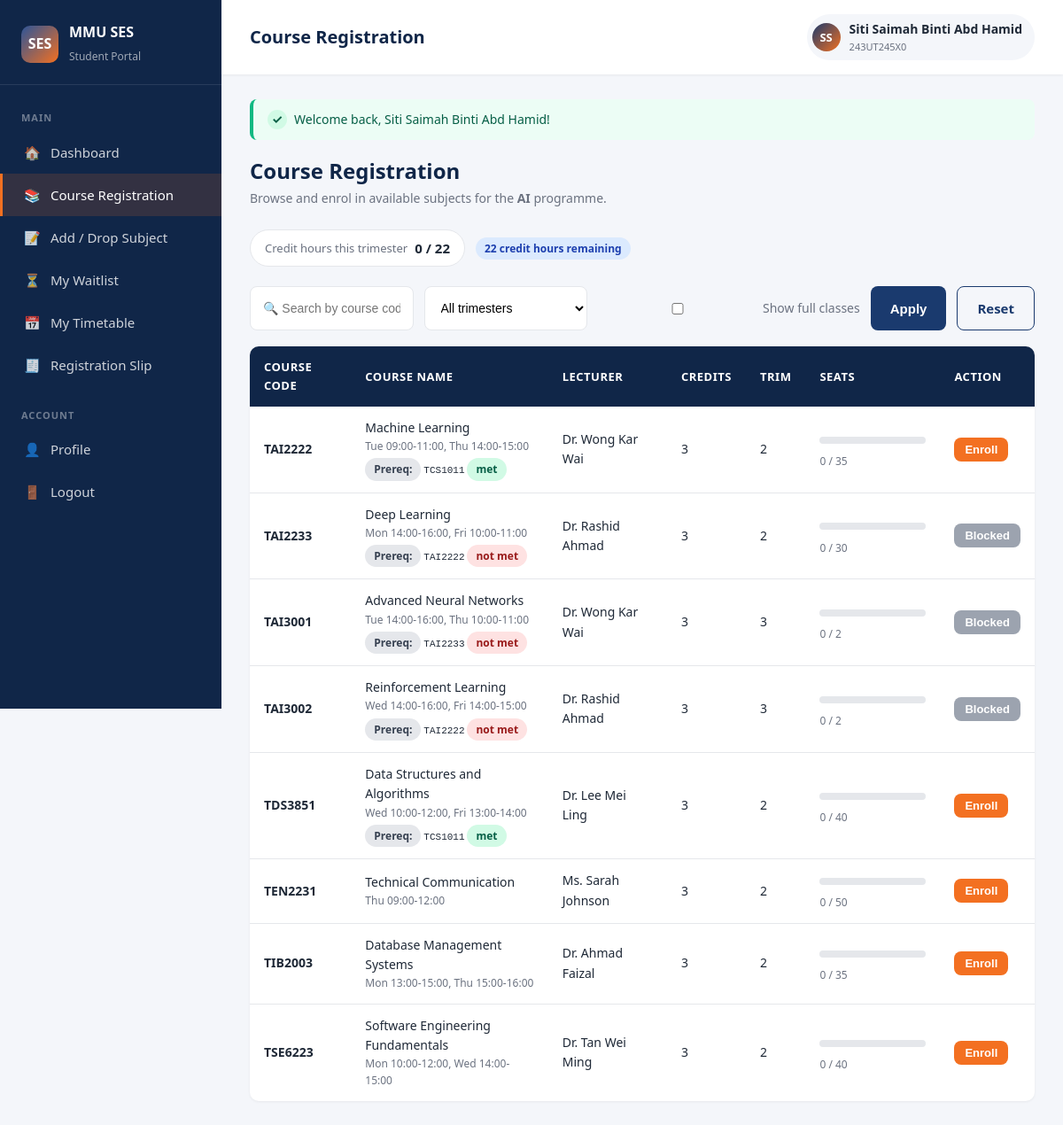
The app's page /student/courses.php (signed in) with its own data.
### tables this page shows
CREATE TABLE courses (
    id              INT AUTO_INCREMENT PRIMARY KEY,
    course_code     VARCHAR(20)  NOT NULL UNIQUE,
    course_name     VARCHAR(150) NOT NULL,
    lecturer_name   VARCHAR(100) NOT NULL,
    credit_hours    INT          NOT NULL DEFAULT 3,
    quota           INT          NOT NULL DEFAULT 30,
    enrolled_count  INT          NOT NULL DEFAULT 0,
    programme       VARCHAR(50)  NOT NULL,
    trimester       INT          NOT NULL DEFAULT 1,
    schedule_info   VARCHAR(200) DEFAULT '',
    created_at      TIMESTAMP    DEFAULT CURRENT_TIMESTAMP
);

CREATE TABLE course_prerequisites (
    id              INT AUTO_INCREMENT PRIMARY KEY,
    course_id       INT NOT NULL,
    prereq_id       INT NOT NULL,
    FOREIGN KEY (course_id) REFERENCES courses(id) ON DELETE CASCADE,
    FOREIGN KEY (prereq_id) REFERENCES courses(id) ON DELETE CASCADE,
    UNIQUE KEY uq_course_prereq (course_id, prereq_id),
    CHECK (course_id <> prereq_id)
);

### includes/bootstrap.php (called while the page is built, shortened)
<?php
spl_autoload_register(function (string $cls): void {
    foreach (['models', 'controllers'] as $dir) {
        $path = APP_ROOT . '/' . $dir . '/' . $cls . '.php';
        if (is_file($path)) {
            return;
        }
    }
});
require_once APP_ROOT . '/includes/auth.php';

### models/Database.php (called while the page is built, shortened)
<?php
class Database {
    private static ?PDO $instance = null;
    public static function pdo(): PDO {
        if (self::$instance === null) {
            $dsn = 'mysql:host=' . DB_HOST
                 . ';dbname=' . DB_NAME
                 . ';charset=utf8mb4';
            try {
                self::$instance = new PDO($dsn, DB_USER, DB_PASS, [
                    PDO::ATTR_ERRMODE            => PDO::ERRMODE_EXCEPTION,
                    PDO::ATTR_DEFAULT_FETCH_MODE => PDO::FETCH_ASSOC,
                    PDO::ATTR_EMULATE_PREPARES   => false,
                ]);
            } catch (PDOException $e) {
                http_response_code(500);
                die(self::renderConnectionError($e->getMessage()));
            }
        }
        return self::$instance;
    }
}

### models/EnrollmentModel.php (called while the page is built, shortened)
<?php
class EnrollmentModel {
    public static function currentCreditHours(int $studentId): int {
        $sql = 'SELECT COALESCE(SUM(c.credit_hours), 0)
                  FROM enrollments e
                  JOIN courses c ON c.id = e.course_id
                 WHERE e.student_id = :sid AND e.status = "enrolled"';
        $stmt = Database::pdo()->prepare($sql);
        $stmt->execute([':sid' => $studentId]);
        return (int)$stmt->fetchColumn();
    }
    public static function completedCourseIds(int $studentId): array {
        $stmt = Database::pdo()->prepare(
            'SELECT course_id FROM enrollments
              WHERE student_id = :sid AND status = "completed"');
        $stmt->execute([':sid' => $studentId]);
        return array_map('intval', $stmt->fetchAll(PDO::FETCH_COLUMN));
    }
}

### models/CourseModel.php (called while the page is built, shortened)
<?php
class CourseModel {
    public static function availableForStudent(int $studentId): array {
        $sql = "SELECT c.*,
                       (c.quota - c.enrolled_count) AS available_seats,
                       CASE WHEN c.enrolled_count >= c.quota THEN 1 ELSE 0 END AS is_full
                  FROM courses c
                  WHERE c.id NOT IN (
                      SELECT course_id FROM enrollments
                       WHERE student_id = :sid
                         AND status IN ('enrolled','waitlisted','completed')
                  )
                  ORDER BY c.course_code";
        $stmt = Database::pdo()->prepare($sql);
        $stmt->execute([':sid' => $studentId]);
        return $stmt->fetchAll();
    }
}

### models/PrerequisiteModel.php (called while the page is built, shortened)
<?php
class PrerequisiteModel {
    public static function forCourse(int $courseId): array {
        $sql = 'SELECT p.id, p.prereq_id,
                       c.course_code, c.course_name
                  FROM course_prerequisites p
                  JOIN courses c ON c.id = p.prereq_id
                 WHERE p.course_id = :cid
                 ORDER BY c.course_code';
        $stmt = Database::pdo()->prepare($sql);
        $stmt->execute([':cid' => $courseId]);
        return $stmt->fetchAll();
    }
}

### controllers/EnrollmentController.php (called while the page is built, shortened)
<?php
class EnrollmentController {
    public static function checkPrerequisitesMet(int $studentId, int $courseId): array {
        $prereqs = PrerequisiteModel::forCourse($courseId);
        if (!$prereqs) {
            return ['ok' => true, 'missing' => []];
        }
        $completed = EnrollmentModel::completedCourseIds($studentId);
        $missing = [];
        foreach ($prereqs as $p) {
            if (!in_array((int)$p['prereq_id'], $completed, true)) {
                $missing[] = $p;
            }
        }
        return [
            'ok'      => $missing === [],
            'missing' => $missing,
        ];
    }
}

### student/courses.php (the view, shortened to what this page needs)
<?php
require_once __DIR__ . '/../includes/bootstrap.php';
$user = current_user();
$q          = trim($_GET['q'] ?? '');
$trim       = $_GET['trim'] ?? '';
$show_full  = isset($_GET['show_full']);
$courses = CourseModel::availableForStudent($user['id']);
$courses = array_filter($courses, function ($c) use ($q, $trim, $show_full, $user) {
    if ($c['programme'] !== $user['programme']) return false;
    if ($q !== '') {
        $hay = strtolower($c['course_code'] . ' ' . $c['course_name'] . ' ' . $c['lecturer_name']);
        if (strpos($hay, strtolower($q)) === false) return false;
    }
    if ($trim !== '' && is_numeric($trim) && (int)$c['trimester'] !== (int)$trim) return false;
    if (!$show_full && (int)$c['is_full'] === 1) return false;
    return true;
});
$credit_now = EnrollmentModel::currentCreditHours($user['id']);
$credit_cap = MAX_CREDIT_HOURS_PER_TRIMESTER;
$row_info = [];
foreach ($courses as $c) {
    $cid = (int)$c['id'];
    $pre = EnrollmentController::checkPrerequisitesMet($user['id'], $cid);
    $row_info[$cid] = [
        'prereqs'         => PrerequisiteModel::forCourse($cid),
        'prereq_ok'       => $pre['ok'],
        'missing_prereqs' => $pre['missing'],
        'fits_credit_cap' => ($credit_now + (int)$c['credit_hours']) <= $credit_cap,
    ];
}
$page_title  = 'Course Registration';
$active_page = 'courses';
require_once __DIR__ . '/../includes/header.php';
?>
<div class="page-header">
    <div>
        <h2>Course Registration</h2>
        <p>Browse and enrol in available subjects for the <strong><?= e($user['programme']) ?></strong> programme.</p>
    </div>
</div>
<div class="stat-strip">
    <div class="stat-pill">
        <span class="stat-pill-label">Credit hours this trimester</span>
        <strong><?= $credit_now ?> / <?= $credit_cap ?></strong>
    </div>
    <?php if ($credit_now >= $credit_cap): ?>
        <span class="badge badge-danger">At the cap — no more enrolments allowed</span>
    <?php elseif ($credit_now >= $credit_cap - 3): ?>
        <span class="badge badge-warning">Close to the cap</span>
    <?php else: ?>
        <span class="badge badge-info"><?= $credit_cap - $credit_now ?> credit hours remaining</span>
    <?php endif; ?>
</div>
<form method="GET" class="filter-bar">
    <input type="text" name="q" value="<?= e($q) ?>"
           placeholder="🔍 Search by course code, name, or lecturer...">
    <select name="trim">
        <option value="">All trimesters</option>
    </select>
    <label style="display:flex;align-items:center;gap:6px;font-size:14px;color:var(--text-muted);">
        <input type="checkbox" name="show_full" value="1" <?= $show_full ? 'checked' : '' ?>> Show full classes
    </label>
    <button class="btn" type="submit">Apply</button>
    <a href="<?= base_url('student/courses.php') ?>" class="btn btn-outline">Reset</a>
</form>
<div class="table-wrapper">
    <table>
        <thead>
            <tr>
                <th>Course Code</th>
                <th>Course Name</th>
                <th>Lecturer</th>
                <th>Credits</th>
                <th>Trim</th>
                <th>Seats</th>
                <th>Action</th>
            </tr>
        </thead>
        <tbody>
        <?php if (empty($courses)): ?>
            <tr><td colspan="7">
                <div class="empty-state">
                    <div class="icon">🔍</div>
                    <p>No courses match your filters.</p>
                </div>
            </td></tr>
        <?php else: foreach ($courses as $c):
            $info = $row_info[(int)$c['id']];
            $isFull  = (int)$c['is_full'] === 1;
        ?>
            <tr>
                <td><strong><?= e($c['course_code']) ?></strong></td>
                <td>
                    <?= e($c['course_name']) ?>
                    <?php if ($c['schedule_info']): ?>
                        <div style="font-size:12px;color:var(--text-muted);"><?= e($c['schedule_info']) ?></div>
                    <?php endif; ?>
                    <?php if (!empty($info['prereqs'])): ?>
                        <div style="font-size:11px;margin-top:4px;">
                            <span class="badge badge-muted">Prereq:</span>
                            <?php foreach ($info['prereqs'] as $pr): ?>
                                <code style="font-size:11px;"><?= e($pr['course_code']) ?></code>
                            <?php endforeach; ?>
                            <?php if (!$info['prereq_ok']): ?>
                                <span class="badge badge-danger">not met</span>
                            <?php else: ?>
                                <span class="badge badge-success">met</span>
                            <?php endif; ?>
                        </div>
                    <?php endif; ?>
                </td>
                <td><?= e($c['lecturer_name']) ?></td>
                <td><?= (int)$c['credit_hours'] ?></td>
                <td><?= (int)$c['trimester'] ?></td>
                <td>
                    <div class="quota-bar">
                    </div>
                    <div style="font-size:12px;margin-top:4px;color:var(--text-muted);">
                        <?= (int)$c['enrolled_count'] ?> / <?= (int)$c['quota'] ?>
                    </div>
                </td>
                <td>
                    <?php
                    $reason = null;
                    if (!$info['prereq_ok']) {
                        $reason = 'Prerequisites not met';
                    } elseif (!$info['fits_credit_cap']) {
                        $reason = 'Over credit cap';
                    }
                    ?>
                    <?php if ($reason): ?>
                        <button class="btn btn-sm" disabled
                                style="background:#9ca3af;cursor:not-allowed;"
                                title="<?= e($reason) ?>">Blocked</button>
                    <?php else: ?>
                        <form method="POST" style="display:inline;"
                              onsubmit="return confirm('<?= $isFull
                                  ? 'This course is full — you will be added to the waitlist. Continue?'
                                  : 'Confirm enrolment in ' . e($c['course_code']) . '?' ?>');">
                            <button class="btn <?= $isFull ? 'btn-warning' : 'btn-accent' ?> btn-sm" type="submit">
                                <?= $isFull ? 'Join Waitlist' : 'Enroll' ?>
                            </button>
                        </form>
                    <?php endif; ?>
                </td>
            </tr>
        <?php endforeach; endif; ?>
        </tbody>
    </table>
</div>
<?php require_once __DIR__ . '/../includes/footer.php'; ?>

### includes/header.php (shortened to what this page needs)
<?php
require_once __DIR__ . '/bootstrap.php';
$user = current_user();
$role = $user['role'];
$page_title  = $page_title  ?? 'MMU SES';
$active_page = $active_page ?? '';
if ($role === 'student') {
    $menu_top = [
        ['url' => 'student/dashboard.php',  'key' => 'dashboard',  'icon' => '🏠', 'label' => 'Dashboard'],
        ['url' => 'student/courses.php',    'key' => 'courses',    'icon' => '📚', 'label' => 'Course Registration'],
        ['url' => 'student/my_courses.php', 'key' => 'my_courses', 'icon' => '📝', 'label' => 'Add / Drop Subject'],
        ['url' => 'student/waitlist.php',   'key' => 'waitlist',   'icon' => '⏳', 'label' => 'My Waitlist'],
        ['url' => 'student/timetable.php',  'key' => 'timetable',  'icon' => '📅', 'label' => 'My Timetable'],
        ['url' => 'student/slip.php',       'key' => 'slip',       'icon' => '🧾', 'label' => 'Registration Slip'],
    ];
    $menu_bottom = [
        ['url' => 'student/profile.php', 'key' => 'profile', 'icon' => '👤', 'label' => 'Profile'],
        ['url' => 'logout.php',          'key' => 'logout',  'icon' => '🚪', 'label' => 'Logout'],
    ];
}
$initials = '';
foreach (explode(' ', $user['full_name']) as $part) {
    if ($part !== '') $initials .= mb_substr($part, 0, 1);
}
$initials = strtoupper(mb_substr($initials, 0, 2));
?>
<!DOCTYPE html>
<html lang="en">
<head>
    <link rel="stylesheet" href="<?= base_url('assets/css/style.css') ?>">
</head>
<body>
<div class="layout">
    <aside class="sidebar">
        <div class="sidebar-brand">
            <div class="logo-mark">SES</div>
            <div>
                <h2>MMU SES</h2>
                <small><?= $role === 'admin' ? 'Administrator' : 'Student Portal' ?></small>
            </div>
        </div>
        <nav class="sidebar-nav">
            <div class="sidebar-section">Main</div>
            <?php foreach ($menu_top as $m): ?>
                <a href="<?= base_url($m['url']) ?>"
                   class="<?= $active_page === $m['key'] ? 'active' : '' ?>">
                    <span class="icon"><?= $m['icon'] ?></span> <?= e($m['label']) ?>
                </a>
            <?php endforeach; ?>
            <div class="sidebar-section">Account</div>
            <?php foreach ($menu_bottom as $m): ?>
                <a href="<?= base_url($m['url']) ?>"
                   class="<?= $active_page === $m['key'] ? 'active' : '' ?>">
                    <span class="icon"><?= $m['icon'] ?></span> <?= e($m['label']) ?>
                </a>
            <?php endforeach; ?>
        </nav>
    </aside>
    <main class="main-content">
        <div class="topbar">
            <h1><?= e($page_title) ?></h1>
            <div class="user-chip">
                <div class="avatar"><?= e($initials) ?></div>
                <div>
                    <div style="font-weight:600"><?= e($user['full_name']) ?></div>
                    <div style="font-size:11px;color:var(--text-muted)"><?= e($user['login_id']) ?></div>
                </div>
            </div>
        </div>
        <div class="content">
            <?= flash_render() ?>

### includes/auth.php (shortened to what this page needs)
<?php
function current_user(): array {
    return [
        'id'        => $_SESSION['user_id']    ?? null,
        'role'      => $_SESSION['role']       ?? null,
        'full_name' => $_SESSION['full_name']  ?? '',
        'login_id'  => $_SESSION['login_id']   ?? '',
        'programme' => $_SESSION['programme']  ?? '',
        'trimester' => $_SESSION['trimester']  ?? 0,
    ];
}
function base_url(string $path = ''): string {
    $script = $_SERVER['SCRIPT_NAME'];
    $dir = str_replace('\\', '/', dirname($script));
    if (basename($dir) === 'student' || basename($dir) === 'admin') {
        $dir = dirname($dir);
    }
    $dir = rtrim($dir, '/');
    return $dir . '/' . ltrim($path, '/');
}
function e(string $s): string {
    return htmlspecialchars($s, ENT_QUOTES, 'UTF-8');
}
function flash_get(): ?array {
    if (!empty($_SESSION['flash'])) {
        $f = $_SESSION['flash'];
        return $f;
    }
    return null;
}
function flash_render(): string {
    $f = flash_get();
    $cls = 'alert-info';
    $icon = 'i';
    switch ($f['type']) {
        case 'success': $cls = 'alert-success'; $icon = '✓'; break;
    }
    return '<div class="alert ' . $cls . '">'
         . '<span class="alert-icon">' . $icon . '</span>'
         . '<span>' . e($f['message']) . '</span>'
         . '</div>';
}

### includes/footer.php
        </div>
    </main>
</div>
</body>
</html>

### records on screen
courses: course_code "TAI2222", course_name "Machine Learning", schedule_info "Tue 09:00-11:00, Thu 14:00-15:00", shows "met", lecturer_name "Dr. Wong Kar Wai", credit_hours "3", trimester "2", enrolled_count "0", quota "35", shows "Enroll"
course_prerequisites: prereq.course_code "TCS1011"
courses: course_code "TAI2233", course_name "Deep Learning", schedule_info "Mon 14:00-16:00, Fri 10:00-11:00", shows "not met", lecturer_name "Dr. Rashid Ahmad", credit_hours "3", trimester "2", enrolled_count "0", quota "30"
course_prerequisites: prereq.course_code "TAI2222"
courses: course_code "TAI3001", course_name "Advanced Neural Networks", schedule_info "Tue 14:00-16:00, Thu 10:00-11:00", shows "not met", lecturer_name "Dr. Wong Kar Wai", credit_hours "3", trimester "3", enrolled_count "0", quota "2"
course_prerequisites: prereq.course_code "TAI2233"
courses: course_code "TAI3002", course_name "Reinforcement Learning", schedule_info "Wed 14:00-16:00, Fri 14:00-15:00", shows "not met", lecturer_name "Dr. Rashid Ahmad", credit_hours "3", trimester "3", enrolled_count "0", quota "2"
course_prerequisites: prereq.course_code "TAI2222"
courses: course_code "TDS3851", course_name "Data Structures and Algorithms", schedule_info "Wed 10:00-12:00, Fri 13:00-14:00", shows "met", lecturer_name "Dr. Lee Mei Ling", credit_hours "3", trimester "2", enrolled_count "0", quota "40", shows "Enroll"
course_prerequisites: prereq.course_code "TCS1011"
courses: course_code "TEN2231", course_name "Technical Communication", schedule_info "Thu 09:00-12:00", lecturer_name "Ms. Sarah Johnson", credit_hours "3", trimester "2", enrolled_count "0", quota "50", shows "Enroll"
courses: course_code "TIB2003", course_name "Database Management Systems", schedule_info "Mon 13:00-15:00, Thu 15:00-16:00", lecturer_name "Dr. Ahmad Faizal", credit_hours "3", trimester "2", enrolled_count "0", quota "35", shows "Enroll"
courses: course_code "TSE6223", course_name "Software Engineering Fundamentals", schedule_info "Mon 10:00-12:00, Wed 14:00-15:00", lecturer_name "Dr. Tan Wei Ming", credit_hours "3", trimester "2", enrolled_count "0", quota "40", shows "Enroll"

### other values on screen
$m['icon'] "🏠"
$m['label'] "Dashboard"
$m['icon'] "📚"
$m['label'] "Course Registration"
$m['icon'] "📝"
$m['label'] "Add / Drop Subject"
$m['icon'] "⏳"
$m['label'] "My Waitlist"
$m['icon'] "📅"
$m['label'] "My Timetable"
$m['icon'] "🧾"
$m['label'] "Registration Slip"
$m['icon'] "👤"
$m['label'] "Profile"
$m['icon'] "🚪"
